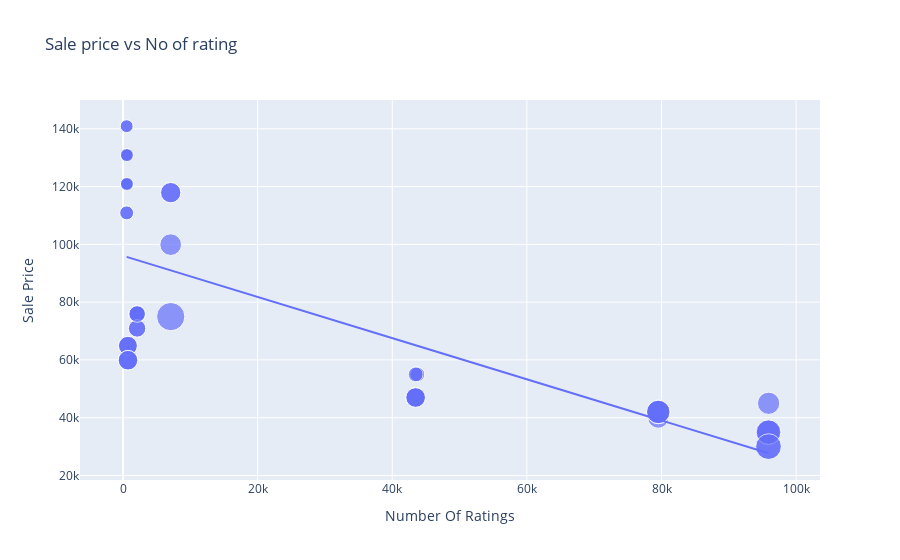

Write notebook code for a chart like this one.
### Code cell
figure = px.scatter(data_frame = data, x='Number Of Ratings', y='Sale Price', size = 'Discount Percentage', trendline='ols', title='Sale price vs No of rating')
print(figure.show())
